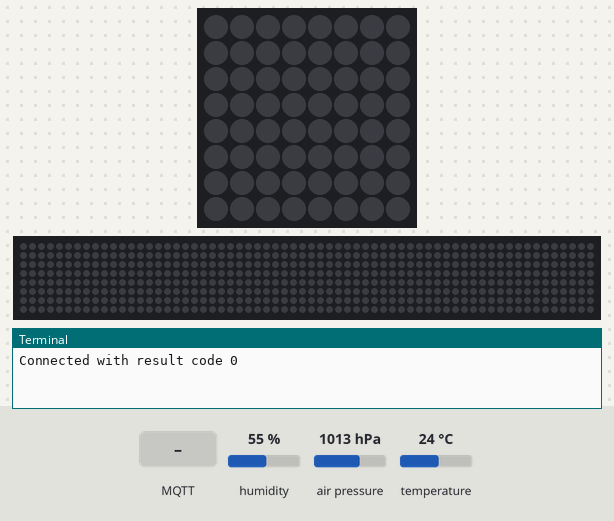
This program was run on a simulated Raspberry Pi (BCM pin numbers) with a Sense HAT. Parts: the Sense HAT's 8×8 RGB LED matrix, a strip that is not on the board, showing the scrolling text unrolled, the last lines printed to the terminal. The inputs (shaded band) are chosen by the test bench; at power-on: humidity 55 %, air pressure 1013 hPa, temperature 24 °C. No MQTT or app messages arrive unless stated; the 64×8 strip is a reading aid, not a part: it shows the text the matrix is scrolling, unrolled, one strip-width of it at a time.

Above: at 1.3 s.
1.4 s: MQTT message "1" arrives on the first subscribed topic
At 1.55 s:
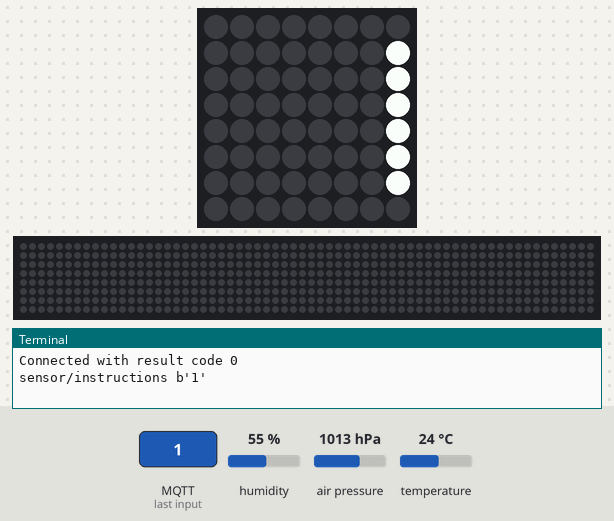
At 2.05 s:
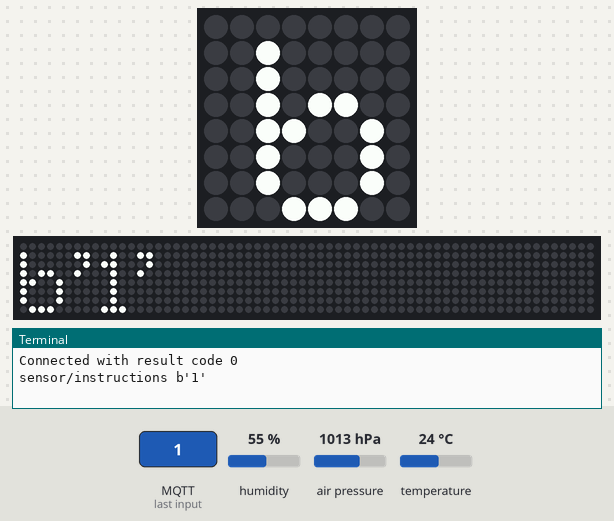
Timing chart, 0 to 4.4 s (numbered marks = the images above; inputs shaded):
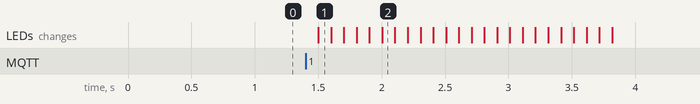

The program:

MqttRequest_Response.py
```python
from sense_hat import SenseHat
import time
import paho.mqtt.client as mqtt
import paho.mqtt.publish as publish
sense = SenseHat()

Broker = "192.168.1.252"

sub_topic = "sensor/instructions"    # receive messages on this topic

pub_topic = "sensor/data"       # send messages to this topic


############### sensehat inputs ##################

def read_temp():
    t = sense.get_temperature()
    t = round(t)
    return t

def read_humidity():
    h = sense.get_humidity()
    h = round(h)
    return h

def read_pressure():
    p = sense.get_pressure()
    p = round(p)
    return p

def display_sensehat(message):
    sense.show_message(message)
    time.sleep(10)

############### MQTT section ##################

# when connecting to mqtt do this;

def on_connect(client, userdata, flags, rc):
    print("Connected with result code "+str(rc))
    client.subscribe(sub_topic)

# when receiving a mqtt message do this;

def on_message(client, userdata, msg):
    message = str(msg.payload)
    print(msg.topic+" "+message)
    display_sensehat(message)

def on_publish(mosq, obj, mid):
    print("mid: " + str(mid))


client = mqtt.Client()
client.on_connect = on_connect
client.on_message = on_message
client.connect(Broker, 1883, 60)
client.loop_start()

while True:
    sensor_data = [read_temp(), read_humidity(), read_pressure()]
    client.publish("monto/solar/sensors", str(sensor_data))
    time.sleep(1*60)
```

Measured:
- after the input at 1.4 s, the LEDs: change after 0.10 s (image 1)
